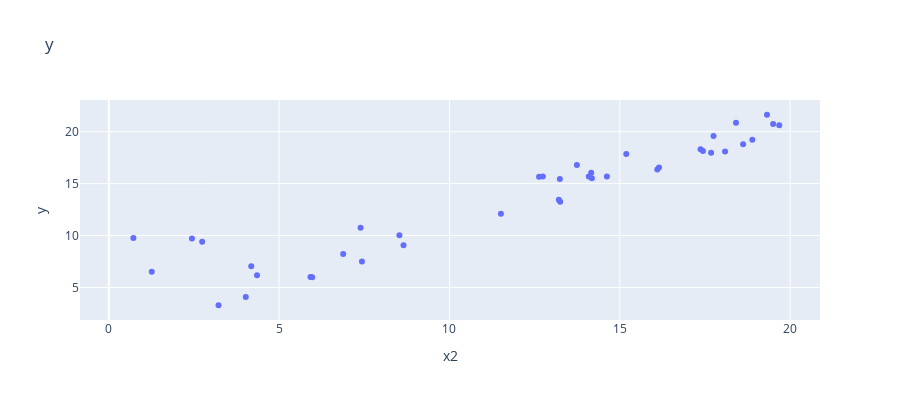

Write notebook code for a chart like this one.
### Code cell
# Scatter plot based on x2
fig = px.scatter(data, x="x2", y="y",height=400, title="y")
fig.show()

### Figure 1 — Plotly figure (JSON) as saved in the notebook; plotly's stock layout.template omitted (floating-point values rounded to 4 significant figures)
{"data": [{"hoverlabel": {"namelength": 0}, "hovertemplate": "x2=%{x}<br>y=%{y}", "legendgroup": "", "marker": {"color": "#636efa", "symbol": "circle"}, "mode": "markers", "name": "", "showlegend": false, "type": "scatter", "x": [14.09, 4.35, 18.09, 8.65, 17.68, 8.53, 19.5, 0.72, 6.88, 1.26, 14.62, 14.18, 19.68, 17.75, 2.44, 16.1, 17.37, 13.25, 11.51, 17.44, 13.74, 16.15, 18.62, 12.74, 4.02, 13.24, 13.21, 18.41, 14.16, 5.92, 3.22, 2.74, 7.39, 5.97, 18.89, 12.63, 4.18, 19.32, 15.19, 7.43, 10.43, 15.72, 0.35, 10.91, 15.82, 11.9, 2.46, 4.09, 1.8, 13.54, 19.13, 14.84, 5.28, 15.42, 4.12, 6.54, 2.67, 12.85, 8.36, 12.16], "xaxis": "x", "y": [15.68, 6.18, 18.1, 9.07, 17.97, 10.04, 20.74, 9.76, 8.23, 6.52, 15.69, 15.51, 20.61, 19.58, 9.72, 16.36, 18.3, 13.26, 12.1, 18.15, 16.8, 16.55, 18.79, 15.68, 4.08, 15.45, 13.44, 20.86, 16.05, 6, 3.29, 9.41, 10.76, 5.98, 19.23, 15.67, 7.04, 21.63, 17.84, 7.49, null, null, null, null, null, null, null, null, null, null, null, null, null, null, null, null, null, null, null, null], "yaxis": "y"}], "layout": {"height": 400, "legend": {"tracegroupgap": 0}, "title": {"text": "y"}, "xaxis": {"anchor": "y", "domain": [0, 1], "title": {"text": "x2"}}, "yaxis": {"anchor": "x", "domain": [0, 1], "title": {"text": "y"}}}}
